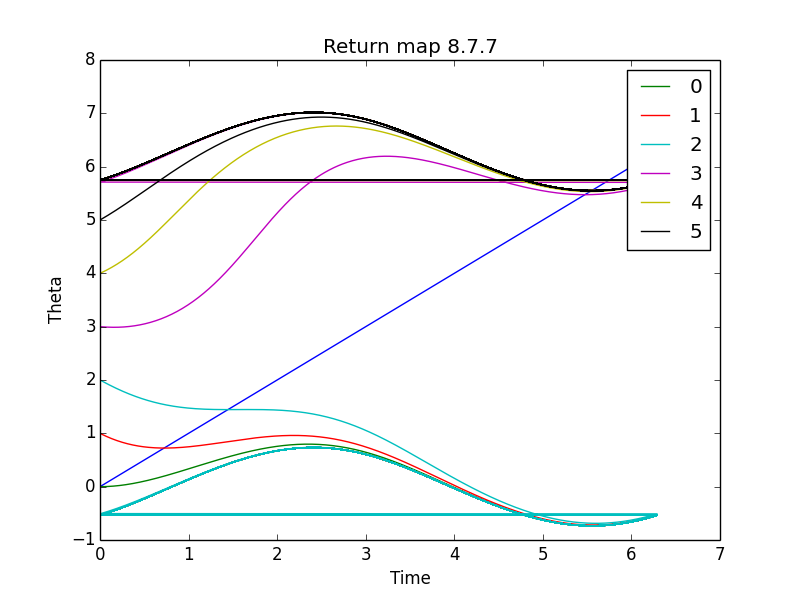

Source code (Python):
#written using python2.7 (filename changed .py-->.txt)


import numpy as np
import matplotlib.pyplot as plt

def integrate(x):    #integrate as a function of theta (theta=x)
	dx=.01  
	time=0   #initial time
	t_list=[]  
	theta_list=[]
	dt=.01
	x0=x  #variable to store labels
	i=0
	while i<4000*np.pi:    
		i+=1
		dxdt=np.sin(time)-np.sin(x)   #function to integrate
		x+= dxdt*dt     #euler stepping
		time+=dt          
		t_list.append(time)      
		theta_list.append(x)
		#plt.plot(time,x,'--bo') 
		if time>2*np.pi:        ##if statement that repeats the loop continuing to 					##iterate over theta but resetting time, 						##effectively creating the return map for 						##different cycles
			time=0
	plt.plot(t_list,theta_list, label=x0)
	plt.xlabel("Time")
	plt.ylabel("Theta")
	plt.title("Return map 8.7.7")
			
q=np.linspace(0,2*np.pi)    #generate t=theta line
plt.plot(q,q)		

n=1
for n in range(0,6):    #plots the function for several starting values of theta
	integrate(n)
plt.legend()
plt.show()
